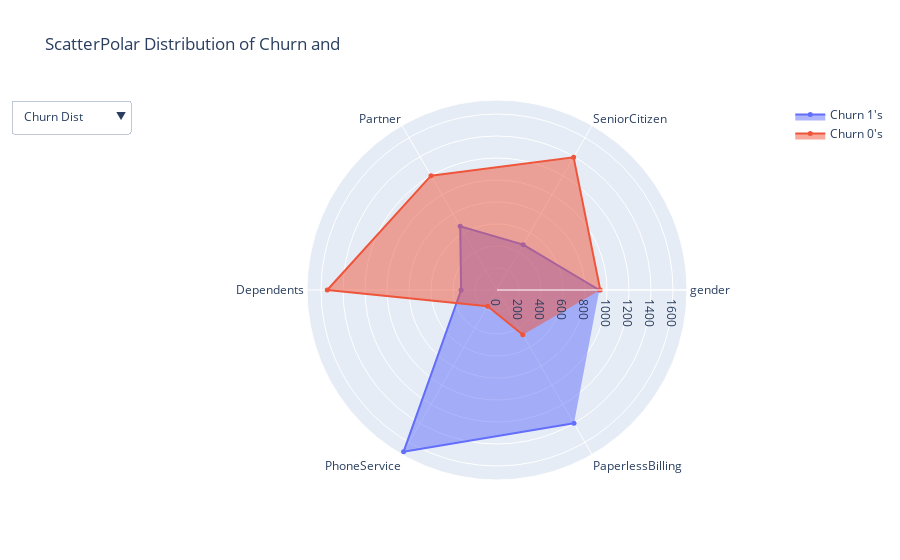

The notebook cell this image was saved under:
### Markdown cell above
<a id='7.3.1'></a>
###  7.3.1 Features With Cardinality = 2

### Code cell
plot_counting_distribution(2)

### Figure 1 — Plotly figure (JSON) as saved in the notebook; plotly's stock layout.template omitted (floating-point values rounded to 4 significant figures)
{"data": [{"fill": "toself", "marker": {"size": 5}, "mode": "markers+lines", "name": "Churn 1's", "r": [930, 476, 669, 326, 1699, 1400], "theta": ["gender", "SeniorCitizen", "Partner", "Dependents", "PhoneService", "PaperlessBilling"], "type": "scatterpolar", "visible": true}, {"fill": "toself", "marker": {"size": 5}, "mode": "markers+lines", "name": "Churn 0's", "r": [939, 1393, 1200, 1543, 170, 469], "theta": ["gender", "SeniorCitizen", "Partner", "Dependents", "PhoneService", "PaperlessBilling"], "type": "scatterpolar", "visible": true}, {"fill": "toself", "marker": {"size": 5}, "mode": "markers+lines", "name": "NoChurn 1's", "r": [2625, 666, 2733, 1784, 4662, 2771], "theta": ["gender", "SeniorCitizen", "Partner", "Dependents", "PhoneService", "PaperlessBilling"], "type": "scatterpolar", "visible": false}, {"fill": "toself", "marker": {"size": 5}, "mode": "markers+lines", "name": "NoChurn 0's", "r": [2549, 4508, 2441, 3390, 512, 2403], "theta": ["gender", "SeniorCitizen", "Partner", "Dependents", "PhoneService", "PaperlessBilling"], "type": "scatterpolar", "visible": false}], "layout": {"title": {"text": "ScatterPolar Distribution of Churn and"}, "updatemenus": [{"active": 0, "buttons": [{"args": [{"visible": [true, true, false, false]}, {"title": "Customer Churn Binary Counting Distribution"}], "label": "Churn Dist", "method": "update"}, {"args": [{"visible": [false, false, true, true]}, {"title": "No Customer Churn Binary Counting Distribution"}], "label": "No-Churn Dist", "method": "update"}], "x": -0.15}]}}
